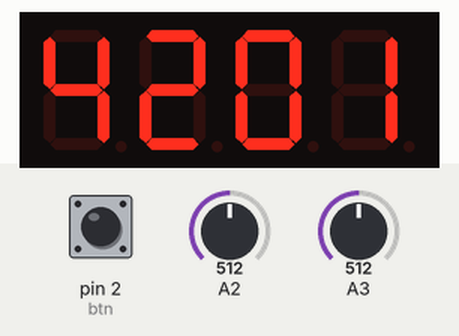
Recording of a sketch running on a simulated Arduino Uno, built with avr-gcc and run on an emulated ATmega328P. Shown: 4-digit seven-segment display. Wiring (inferred from the names in the program): 4-digit 7-segment display, segments lit when HIGH: segments pin 6, pin 7, pin 8, pin 9, pin 10, pin 11, pin 13; digit selects pin 12, pin 3, pin 4, pin 5. The inputs (shaded band) are chosen by the test bench; at power-on: pin 2 (btn) HIGH, A2 = 512, A3 = 512. The local clock reads 2024-03-15 10:24:30 at power-on unless the sketch sets it; the segment pins are drawn as the display they are named for.

Above: at 1.2 s.
1.3 s: pin 2 (btn) pulled LOW for 0.15 s
At 1.9 s:
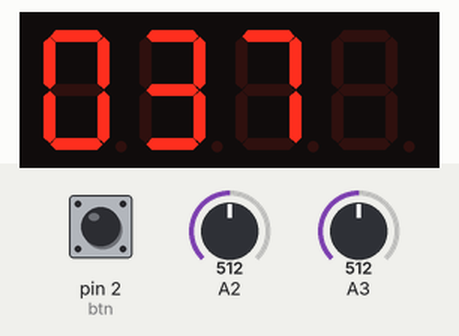
Timing chart, 0 to 4.3 s (numbered marks = the images above; inputs shaded):
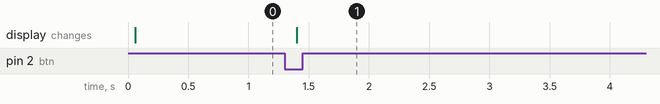

The sketch:

HomeRTC.ino
```cpp
/*********************************************************
* Play with arduino to make RTC in breadboard using      *
* 4 digits seven segments using multplexing              *
* 4 transistors 2n222A for each digit with 1K (4* res)   *
* 1307 RTC                                               *
* By : Mohammed Hemed                                    *
**********************************************************/

#include <Wire.h>
#include <I2C_RTC.h>

#define D1   12
#define D2   3
#define D3   4
#define D4   5
#define a    6
#define b    7
#define c    8
#define d    9
#define e    10
#define f    11
#define g    13

#define btn 2

void turn_off_all_digits()
{
digitalWrite(D1,LOW);
digitalWrite(D2,LOW);
digitalWrite(D3,LOW);
digitalWrite(D4,LOW);
}
void display_digit(uint8_t num){
switch (num){
        case 0 :
            digitalWrite(a,HIGH);        digitalWrite(b,HIGH);         digitalWrite(c,HIGH);
            digitalWrite(d,HIGH);        digitalWrite(e,HIGH);          digitalWrite(f,HIGH);
            digitalWrite(g,LOW);
            break;
        case 1 :
            digitalWrite(b,HIGH);        digitalWrite(c,HIGH);        digitalWrite(a,LOW);
            digitalWrite(d,LOW);         digitalWrite(e,LOW);         digitalWrite(f,LOW);
            digitalWrite(g,LOW);
            break;
        case 2 :
            digitalWrite(a,HIGH);        digitalWrite(b,HIGH);        digitalWrite(g,HIGH);
            digitalWrite(e,HIGH);        digitalWrite(d,HIGH);        digitalWrite(c,LOW);
            digitalWrite(f,LOW);
            break;
        case 3 :
            digitalWrite(a,HIGH);        digitalWrite(b,HIGH);        digitalWrite(c,HIGH);
            digitalWrite(d,HIGH);        digitalWrite(e,LOW);        digitalWrite(f,LOW);
            digitalWrite(g,HIGH);
            break;
        case 4 :
            digitalWrite(a,LOW);        digitalWrite(b,HIGH);        digitalWrite(c,HIGH);
            digitalWrite(d,LOW);        digitalWrite(e,LOW);        digitalWrite(f,HIGH);
            digitalWrite(g,HIGH);
            break;
        case 5 :
            digitalWrite(a,HIGH);        digitalWrite(b,LOW);        digitalWrite(c,HIGH);
            digitalWrite(d,HIGH);        digitalWrite(e,LOW);        digitalWrite(f,HIGH);
            digitalWrite(g,HIGH);
            break;
        case 6 :
            digitalWrite(a,HIGH);        digitalWrite(b,LOW);        digitalWrite(c,HIGH);
            digitalWrite(d,HIGH);        digitalWrite(e,HIGH);       digitalWrite(f,HIGH);
            digitalWrite(g,HIGH);
            break;
        case 7 :
            digitalWrite(a,HIGH);        digitalWrite(b,HIGH);        digitalWrite(c,HIGH);
            digitalWrite(d,LOW);         digitalWrite(e,LOW);         digitalWrite(f,LOW);
            digitalWrite(g,LOW);
            break;
        case 8 :
            digitalWrite(a,HIGH);        digitalWrite(b,HIGH);        digitalWrite(c,HIGH);
            digitalWrite(d,HIGH);        digitalWrite(e,HIGH);        digitalWrite(f,HIGH);
            digitalWrite(g,HIGH);
            break;
        case 9 :
            digitalWrite(a,HIGH);        digitalWrite(b,HIGH);        digitalWrite(c,HIGH);
            digitalWrite(d,HIGH);        digitalWrite(e,LOW);         digitalWrite(f,HIGH);
            digitalWrite(g,HIGH);
            break;
}
}


static DS1307 RTC;
unsigned long interval = 0;
void setup() {
for (int i = 3 ; i <=13; i++)  {pinMode(i,OUTPUT);}

 pinMode(btn,INPUT_PULLUP);
 //attachInterrupt(digitalPinToInterrupt(btn), set_time, LOW);
 RTC.begin();
 //RTC.setOutPin(SQW001Hz);
 Serial.begin(9600);

}

void loop() {

  if (!digitalRead(btn))
  {
  RTC.setHours(map(analogRead(A2),0,1023,1,13));
  RTC.setMinutes(map(analogRead(A3),0,1023,0,60));
  RTC.setSeconds(0);
  }
  /*
  Serial.print(RTC.getHours());
  Serial.print(":");
  Serial.print(RTC.getMinutes());
  Serial.print(":");
  Serial.println(RTC.getSeconds());
*/
// disalble all digits except digit 1
digitalWrite(D1,HIGH);
digitalWrite(D2,LOW);
digitalWrite(D3,LOW);
digitalWrite(D4,LOW);
display_digit((RTC.getMinutes()%10));
delay(5);
turn_off_all_digits();
// disalble all digits except digit 2

digitalWrite(D1,LOW);
digitalWrite(D2,HIGH);
digitalWrite(D3,LOW);
digitalWrite(D4,LOW);
display_digit((RTC.getMinutes()/10));
delay(5);
turn_off_all_digits();
// disalble all digits except digit 3
digitalWrite(D1,LOW);
digitalWrite(D2,LOW);
digitalWrite(D3,HIGH);
digitalWrite(D4,LOW);
display_digit((RTC.getHours()%10));
delay(5);
turn_off_all_digits();

if ((RTC.getHours()/10) == 0) digitalWrite(D4,LOW);
else {
// disalble all digits except digit 4
digitalWrite(D1,LOW);
digitalWrite(D2,LOW);
digitalWrite(D3,LOW);
digitalWrite(D4,HIGH);
display_digit((RTC.getHours()/10));
delay(5);
turn_off_all_digits();
}
}
```

Measured:
- after the input at 1.3 s, the display: changes after 0.10 s (image 1)
